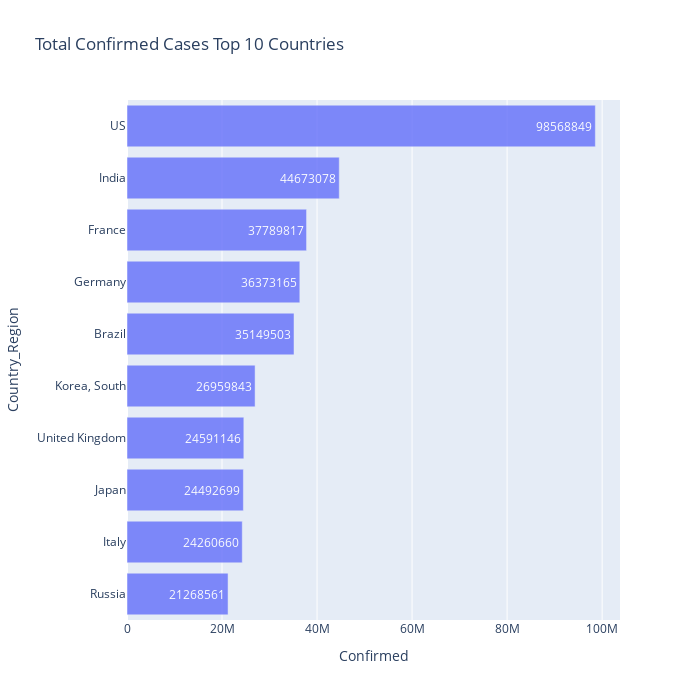

The notebook cell saved with this chart:
### Code cell
# Plotting graph for top 10 countries with confirmed cases
fig = px.bar(country_grouped.head(10).sort_values('Confirmed', ascending=True), 
             x="Confirmed", y="Country_Region",title='Total Confirmed Cases Top 10 Countries', 
             text='Confirmed', orientation='h', 
             width=700, height=700)
fig.update_traces(opacity=0.8)
fig

### Figure 1 — Plotly figure (JSON) as saved in the notebook; plotly's stock layout.template omitted (floating-point values rounded to 4 significant figures)
{"data": [{"alignmentgroup": "True", "hovertemplate": "Confirmed=%{text}<br>Country_Region=%{y}<extra></extra>", "legendgroup": "", "marker": {"color": "#636efa", "pattern": {"shape": ""}}, "name": "", "offsetgroup": "", "opacity": 0.8, "orientation": "h", "showlegend": false, "text": [21268561, 24260660, 24492699, 24591146, 26959843, 35149503, 36373165, 37789817, 44673078, 98568849], "textposition": "auto", "type": "bar", "x": [21268561, 24260660, 24492699, 24591146, 26959843, 35149503, 36373165, 37789817, 44673078, 98568849], "xaxis": "x", "y": ["Russia", "Italy", "Japan", "United Kingdom", "Korea, South", "Brazil", "Germany", "France", "India", "US"], "yaxis": "y"}], "layout": {"barmode": "relative", "height": 700, "legend": {"tracegroupgap": 0}, "title": {"text": "Total Confirmed Cases Top 10 Countries"}, "width": 700, "xaxis": {"anchor": "y", "domain": [0, 1], "title": {"text": "Confirmed"}}, "yaxis": {"anchor": "x", "domain": [0, 1], "title": {"text": "Country_Region"}}}}
